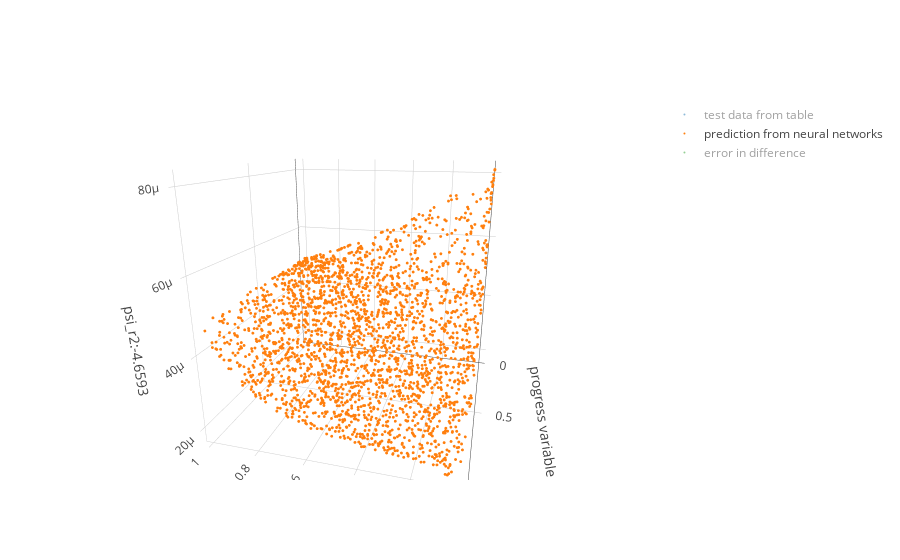

Notebook cell for this chart:
### Code cell
#@title Default title text
# species = np.random.choice(labels)
species = 'psi' #@param {type:"string"}
z_level =  0 #@param {type:"integer"}

# configure_plotly_browser_state()
# init_notebook_mode(connected=False)

from sklearn.metrics import r2_score


df_t=df_test[df_test['zeta']==zeta_level[z_level]].sample(frac=1)
# df_p=df_pred.loc[df_pred['zeta']==zeta_level[1]].sample(frac=0.1)
df_p=df_pred.loc[df_t.index]
error=df_p[species]-df_t[species]
r2=round(r2_score(df_p[species],df_t[species]),4)

print(species,'r2:',r2,'max:',df_t[species].max())

fig_db = {
    'data': [       
        {'name':'test data from table',
         'x': df_t['f'],
         'y': df_t['pv'],
         'z': df_t[species],
         'type':'scatter3d', 
        'mode': 'markers',
          'marker':{
              'size':1
          }
        },
        {'name':'prediction from neural networks',
         'x': df_p['f'],
         'y': df_p['pv'],
         'z': df_p[species],
         'type':'scatter3d', 
        'mode': 'markers',
          'marker':{
              'size':1
          },
        },
        {'name':'error in difference',
         'x': df_p['f'],
         'y': df_p['pv'],
         'z': error,
         'type':'scatter3d', 
         'mode': 'markers',
          'marker':{
              'size':1
          },
         }       
    ],
    'layout': {
        'scene':{
            'xaxis': {'title':'mixture fraction'},
            'yaxis': {'title':'progress variable'},
            'zaxis': {'title': species+'_r2:'+str(r2)}
                 }
    }
}
# iplot(fig_db, filename='multiple-scatter')
iplot(fig_db)

### Figure 1 — Plotly figure (JSON) as saved in the notebook; plotly's stock layout.template omitted (floating-point values rounded to 4 significant figures; data arrays with more than 128 entries replaced by an {"elided": "..."} marker saying what was removed)
{"data": [{"marker": {"size": 1}, "mode": "markers", "name": "test data from table", "type": "scatter3d", "uid": "ed2263c5-a86d-4d57-8db8-9a1e10863afb", "visible": "legendonly", "x": {"elided": "2540 float values"}, "y": {"elided": "2540 float values"}, "z": {"elided": "2540 float values"}}, {"marker": {"size": 1}, "mode": "markers", "name": "prediction from neural networks", "type": "scatter3d", "uid": "5e6d67bb-4b61-4aa9-98bc-789fd9e246a5", "x": {"elided": "2540 float values"}, "y": {"elided": "2540 float values"}, "z": {"elided": "2540 float values"}}, {"marker": {"size": 1}, "mode": "markers", "name": "error in difference", "type": "scatter3d", "uid": "f79cb316-6592-4320-b8fd-20773da3f6e8", "visible": "legendonly", "x": {"elided": "2540 float values"}, "y": {"elided": "2540 float values"}, "z": {"elided": "2540 float values"}}], "layout": {"autosize": true, "scene": {"aspectmode": "auto", "aspectratio": {"x": 1, "y": 1, "z": 1}, "camera": {"center": {"x": 0, "y": 0, "z": 0}, "eye": {"x": -0.4765, "y": 1.738, "z": 0.585}, "up": {"x": 0, "y": 0, "z": 1}}, "xaxis": {"title": {"text": "mixture fraction"}, "type": "linear"}, "yaxis": {"title": {"text": "progress variable"}, "type": "linear"}, "zaxis": {"title": {"text": "psi_r2:-4.6593"}, "type": "linear"}}}}
